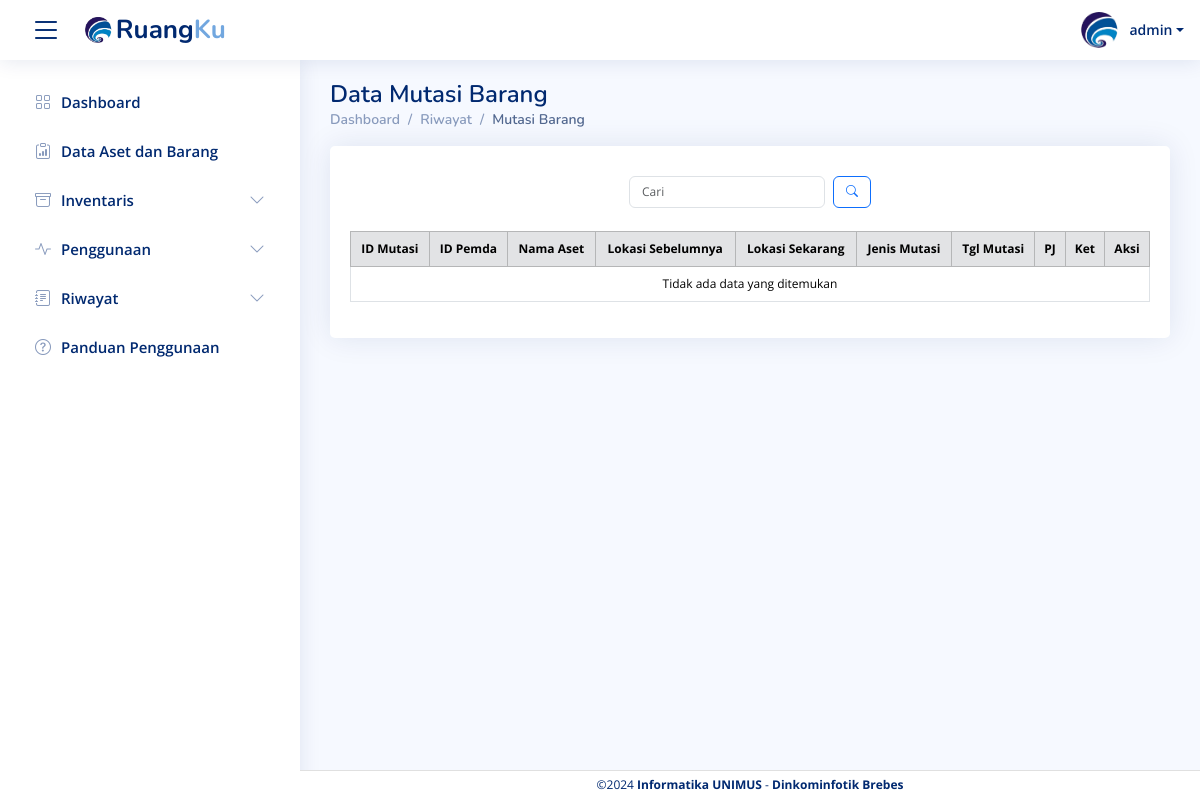
/Data_mutasi_barang.php (signed in), run on an earlier commit of the app's database.
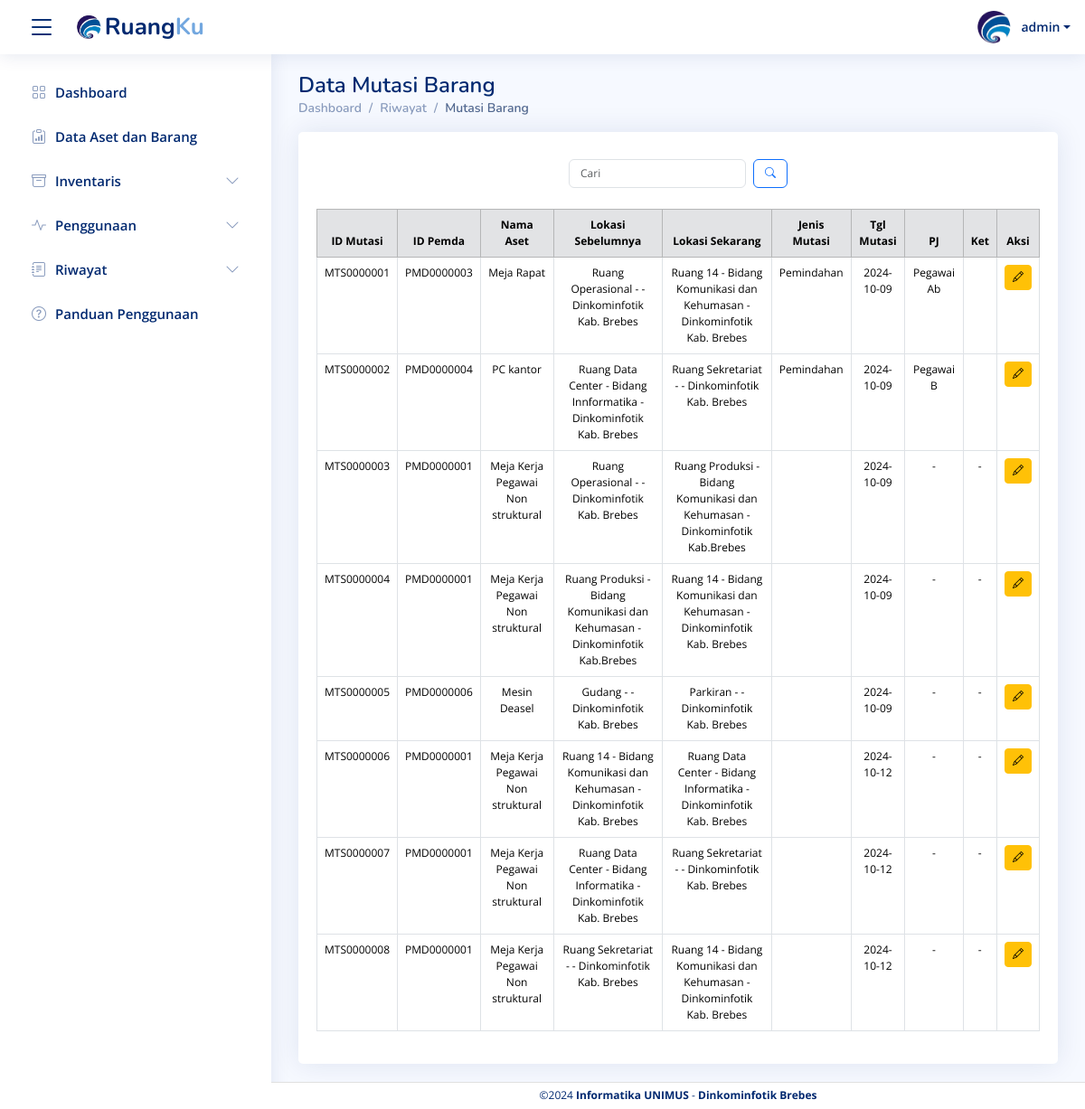
And on a later commit of the database.
### tables this page shows
CREATE TABLE `mutasi_barang` (
  `id_mutasi` varchar(50) NOT NULL,
  `id_barang_pemda` varchar(50) DEFAULT NULL,
  `ruang_asal` varchar(100) NOT NULL,
  `ruang_tujuan` varchar(100) NOT NULL,
  `tgl_mutasi` date DEFAULT NULL,
  `penanggungjawab` varchar(100) DEFAULT NULL,
  `kode_barang` varchar(50) DEFAULT NULL,
  `nama_barang` varchar(100) DEFAULT NULL,
  `jenis_mutasi` varchar(100) DEFAULT NULL,
  `keterangan` text
);

### Data_mutasi_barang.php (the view, shortened to what this page needs)
<?php
include("component/header.php");
include("koneksi/koneksi.php");
$limit = isset($_GET['limit']) ? max(1, (int)$_GET['limit']) : 10;
$page = isset($_GET['page']) ? max(1, (int)$_GET['page']) : 1;
$start = ($page - 1) * $limit;
$search_query = "";
$search_params = [];
$param_types = "";
$sql = "SELECT * FROM mutasi_barang $search_query LIMIT ?, ?";
$search_params[] = $start;
$search_params[] = $limit;
$param_types .= "ii";
$stmt = mysqli_prepare($conn, $sql);
if ($param_types) {
  mysqli_stmt_bind_param($stmt, $param_types, ...$search_params);
}
mysqli_stmt_execute($stmt);
$result = mysqli_stmt_get_result($stmt);
?>
<main id="main" class="main">
  <div class="pagetitle">
    <h1>Data Mutasi Barang</h1>
    <nav>
      <ol class="breadcrumb">
        <li class="breadcrumb-item"><a href="home.php">Dashboard</a></li>
        <li class="breadcrumb-item">Riwayat</li>
        <li class="breadcrumb-item active">Mutasi Barang</li>
      </ol>
    </nav>
  </div>
  <div class="card">
    <div class="card-body" style="padding-top: 30px;">
      <div class="d-flex justify-content-between align-items-center mb-2">
        <div class="flex-grow-1 d-flex justify-content-center">
          <div class="search-bar position-relative">
            <form class="search-form d-flex align-items-center" method="GET" action="">
              <input type="text" id="search-input" name="query" placeholder="Cari" class="form-control pe-5" value="<?= isset($_GET['query']) ? htmlspecialchars($_GET['query']) : ''; ?>" oninput="toggleClearButton()">
              <button type="submit" title="Cari" class="btn btn-outline-primary ms-2">
                <i class="bi bi-search"></i>
              </button>
            </form>
          </div>
        </div>
      </div>
      <div class="table-responsive" style="padding-top: 15px;">
        <table class="table table-bordered" style="font-size: 12px;">
          <thead class="table-secondary text-center">
            <tr>
              <th>ID Mutasi</th>
              <th>ID Pemda</th>
              <th>Nama Aset</th>
              <th>Lokasi Sebelumnya</th>
              <th>Lokasi Sekarang</th>
              <th>Jenis Mutasi</th>
              <th>Tgl Mutasi</th>
              <th>PJ</th>
              <th>Ket</th>
              <th>Aksi</th>
            </tr>
          </thead>
          <tbody>
            <?php if (mysqli_num_rows($result) > 0) : ?>
              <?php while ($row = mysqli_fetch_assoc($result)) : ?>
                <tr class="text-center">
                  <td><?= $row['id_mutasi'] ?></td>
                  <td><?= $row['id_barang_pemda'] ?></td>
                  <td><?= $row['nama_barang'] ?></td>
                  <td><?= $row['ruang_asal'] ?></td>
                  <td><?= $row['ruang_tujuan'] ?></td>
                  <td><?= $row['jenis_mutasi'] ?></td>
                  <td><?= $row['tgl_mutasi'] ?></td>
                  <td><?= $row['penanggungjawab'] ?></td>
                  <td><?= $row['keterangan'] ?></td>
                  <td><a href="frm_edit_mutasi.php?id_mutasi=<?= $row['id_mutasi'] ?>" class="btn btn-warning btn-sm"><i class="bi bi-pencil"></i></a></td>
                </tr>
              <?php endwhile; ?>
            <?php else : ?>
              <tr>
                <td colspan="10" class="text-center">Tidak ada data yang ditemukan</td>
              </tr>
            <?php endif; ?>
          </tbody>
        </table>
      </div>
    </div>
  </div>
</main>
<?php include("component/footer.php"); ?>

### component/header.php (shortened to what this page needs)
<?php
$nama_admin = $_SESSION['nama_admin'];
$foto_admin = $_SESSION['foto_admin'];
?>
<!DOCTYPE html>
<html lang="en">
<head>
  <link rel="stylesheet" href="https://cdn.jsdelivr.net/npm/notiflix/dist/notiflix-3.2.6.min.css" />
  <link href="https://cdn.jsdelivr.net/npm/bootstrap@5.3.0/dist/css/bootstrap.min.css" rel="stylesheet">
  <link href="vendor/bootstrap/css/bootstrap.min.css" rel="stylesheet">
  <link href="vendor/bootstrap-icons/bootstrap-icons.css" rel="stylesheet">
  <link href="vendor/boxicons/css/boxicons.min.css" rel="stylesheet">
  <link href="vendor/quill/quill.snow.css" rel="stylesheet">
  <link href="vendor/quill/quill.bubble.css" rel="stylesheet">
  <link href="vendor/remixicon/remixicon.css" rel="stylesheet">
  <link href="vendor/simple-datatables/style.css" rel="stylesheet">
  <link href="https://cdn.jsdelivr.net/npm/bootstrap@5.3.2/dist/css/bootstrap.min.css" rel="stylesheet">
  <link href="css/style.css" rel="stylesheet">
  <link href="css/kita.css" rel="stylesheet">
  <link rel="stylesheet" href="https://cdn.jsdelivr.net/npm/sweetalert2@11/dist/sweetalert2.min.css">
</head>
<body>
  <header id="header" class="header fixed-top d-flex align-items-center">
    <div class="d-flex align-items-center justify-content-between">
      <i class="bi bi-list toggle-sidebar-btn"></i>
      <a href="#" class="logo d-flex align-items-center" style="margin-left: 20px;">
        <img src="images/logo.png" alt="" style="width:auto; height:40px;">
        <span class="d-inline-block">Ruang<span style="color: #72a7df;">Ku</span></span>
      </a>
    </div>
    <nav class="header-nav ms-auto">
      <ul class="d-flex align-items-center">
        <li class="nav-item dropdown pe-3">
          <a class="nav-link nav-profile d-flex align-items-center pe-0" href="#" data-bs-toggle="dropdown">
            <?php if (empty($foto_admin)) : ?>
              <i class="bi bi-person-circle rounded-circle" style="font-size: 24px;"></i>
            <?php else : ?>
              <img src="images/<?php echo $foto_admin; ?>" alt="Profile" class="rounded-circle">
            <?php endif; ?>
            <span class="d-none d-md-block dropdown-toggle ps-2"><?php echo $nama_admin; ?></span>
          </a>
        </li>
      </ul>
    </nav>
  </header>
  <aside id="sidebar" class="sidebar">
    <ul class="sidebar-nav" id="sidebar-nav">
      <li class="nav-item">
        <a class="nav-link collapsed" href="home.php">
          <i class="bi bi-grid"></i>
          <span>Dashboard</span>
        </a>
      </li>
      <li class="nav-item">
        <a class="nav-link collapsed" href="Data_barang.php">
          <i class="bi bi-clipboard-data"></i>
          <span>Data Aset dan Barang</span>
        </a>
      </li>
      <li class="nav-item">
        <a class="nav-link collapsed" data-bs-target="#jadwal-nav" data-bs-toggle="collapse" href="#">
          <i class="bi bi-archive"></i><span>Inventaris</span><i class="bi bi-chevron-down ms-auto"></i>
        </a>
      </li>
      <li class="nav-item">
        <a class="nav-link collapsed" data-bs-target="#barang-nav" data-bs-toggle="collapse" href="#">
          <i class="bi bi-activity"></i><span>Penggunaan</span><i class="bi bi-chevron-down ms-auto"></i>
        </a>
      </li>
      <li class="nav-item">
        <a class="nav-link collapsed" data-bs-target="#report-nav" data-bs-toggle="collapse" href="#">
          <i class="bi bi-journal-text"></i><span>Riwayat</span><i class="bi bi-chevron-down ms-auto"></i>
        </a>
      </li>
      <li class="nav-item">
        <a class="nav-link collapsed" href="panduan_umum.php">
          <i class="bi bi-question-circle"></i>
          <span>Panduan Penggunaan</span>
        </a>
      </li>
    </ul>
  </aside>
</body>
</html>

### component/footer.php (shortened to what this page needs)
<!DOCTYPE html>
<html lang="en">
<head>
  <link href="https://cdn.jsdelivr.net/npm/bootstrap@5.3.0/dist/css/bootstrap.min.css" rel="stylesheet">
  <link href="vendor/bootstrap/css/bootstrap.min.css" rel="stylesheet">
  <link href="vendor/bootstrap-icons/bootstrap-icons.css" rel="stylesheet">
  <link href="vendor/boxicons/css/boxicons.min.css" rel="stylesheet">
  <link href="vendor/quill/quill.snow.css" rel="stylesheet">
  <link href="vendor/quill/quill.bubble.css" rel="stylesheet">
  <link href="vendor/remixicon/remixicon.css" rel="stylesheet">
  <link href="vendor/simple-datatables/style.css" rel="stylesheet">
  <link href="https://cdn.jsdelivr.net/npm/bootstrap@5.3.2/dist/css/bootstrap.min.css" rel="stylesheet">
  <link href="css/style.css" rel="stylesheet">
  <link href="css/kita.css" rel="stylesheet">
  <link href="https://cdn.jsdelivr.net/npm/sweetalert2@11/dist/sweetalert2.min.css" rel="stylesheet">
</head>
<body>
  <footer id="footer" class="footerkita fixed-bottom">
    <div class="copyright">
      &copy;2024 <strong><span>Informatika UNIMUS</span></strong><span> - </span><strong><span>Dinkominfotik Brebes</span></strong>
    </div>
  </footer>
</body>
</html>

### css/style.css (style rules this page uses)
:root { scroll-behavior: smooth; }
body { font-family: "Open Sans", sans-serif; background: #f6f9ff; color: #444444; }
a { color: #4154f1; text-decoration: none; }
h1, h2, h3, h4, h5, h6 { font-family: "Nunito", sans-serif; }
#main { margin-top: 60px; padding: 20px 30px; transition: all 0.3s; }
.pagetitle { margin-bottom: 10px; }
.pagetitle h1 { font-size: 24px; margin-bottom: 0; font-weight: 600; color: #012970; }
.card { margin-bottom: 30px; border: none; border-radius: 5px; box-shadow: 0px 0 30px rgba(1, 41, 112, 0.1); }
.card-body { padding: 0 20px 20px 20px; }
.breadcrumb { font-size: 14px; font-family: "Nunito", sans-serif; color: #899bbd; font-weight: 600; }
.breadcrumb a { color: #899bbd; transition: 0.3s; }
.breadcrumb .breadcrumb-item::before { color: #899bbd; }
.breadcrumb .active { color: #51678f; font-weight: 600; }
.logo { line-height: 1; }
@media (min-width: 1200px) { .logo { width: 280px; } }
.logo img { max-height: 26px; margin-right: 2px; }
.logo span { font-size: 26px; font-weight: 700; color: #012970; font-family: "Nunito", sans-serif; }
.header { transition: all 0.5s; z-index: 997; height: 60px; box-shadow: 0px 2px 20px rgba(1, 41, 112, 0.1); background-color: #fff; padding-left: 20px; }
.header .toggle-sidebar-btn { font-size: 32px; padding-left: 10px; cursor: pointer; color: #012970; }
.header-nav ul { list-style: none; }
.header-nav>ul { margin: 0; padding: 0; }
.header-nav .nav-profile { color: #012970; }
.header-nav .nav-profile img { max-height: 36px; }
.header-nav .nav-profile span { font-size: 14px; font-weight: 600; }
.sidebar { position: fixed; top: 60px; left: 0; bottom: 0; width: 300px; z-index: 996; transition: all 0.3s; padding: 20px; overflow-y: auto; scrollbar-width: thin; scrollbar-color: #aab7cf transparent; box-shadow: 0px 0px 20px rgba(1, 41, 112, 0.1); background-color: #fff; }
@media (min-width: 1200px) { #main, #footer { margin-left: 300px; } }
.sidebar-nav { padding: 0; margin: 0; list-style: none; }
.sidebar-nav li { padding: 0; margin: 0; list-style: none; }
.sidebar-nav .nav-item { margin-bottom: 5px; }
.sidebar-nav .nav-link { display: flex; align-items: center; font-size: 15px; font-weight: 600; color: #4154f1; transition: 0.3; background: #f6f9ff; padding: 10px 15px; border-radius: 4px; }
.sidebar-nav .nav-link i { font-size: 16px; margin-right: 10px; color: #4154f1; }
.sidebar-nav .nav-link.collapsed { color: #012970; background: #fff; }
.sidebar-nav .nav-link.collapsed i { color: #899bbd; }
.sidebar-nav .nav-link .bi-chevron-down { margin-right: 0; transition: transform 0.2s ease-in-out; }

### css/kita.css (style rules this page uses)
.card { margin-bottom: 30px; border: none; border-radius: 5px; box-shadow: 0px 0 30px rgba(1, 41, 112, 0.1); }
.footerkita { height:30px; padding: 5px 0; font-size: 12px; transition: all 0.3s; border-top: 1px solid #e0e0e0; background-color:white; }
.footerkita .copyright { text-align: center; color: #012970; }

### component/header.php (style rules this page uses)
.card-body * { font-size: 12px !important; }

What changed in the data, as far as the page shows it:
added mutasi_barang: id_mutasi "MTS0000001", id_barang_pemda "PMD0000003", nama_barang "Meja Rapat", ruang_asal "Ruang Operasional - - Dinkominfotik Kab. Brebes", ruang_tujuan "Ruang 14 - Bidang Komunikasi dan Kehumasan - Dinkominfotik Kab. Brebes", jenis_mutasi "Pemindahan", tgl_mutasi "2024-10-09", penanggungjawab "Pegawai Ab"
added mutasi_barang: id_mutasi "MTS0000002", id_barang_pemda "PMD0000004", nama_barang "PC kantor", ruang_asal "Ruang Data Center - Bidang Innformatika - Dinkominfotik Kab. Brebes", ruang_tujuan "Ruang Sekretariat - - Dinkominfotik Kab. Brebes", jenis_mutasi "Pemindahan", tgl_mutasi "2024-10-09", penanggungjawab "Pegawai B"
added mutasi_barang: id_mutasi "MTS0000003", id_barang_pemda "PMD0000001", nama_barang "Meja Kerja Pegawai Non struktural", ruang_asal "Ruang Operasional - - Dinkominfotik Kab. Brebes", ruang_tujuan "Ruang Produksi - Bidang Komunikasi dan Kehumasan - Dinkominfotik Kab.Brebes", tgl_mutasi "2024-10-09", penanggungjawab "-", keterangan "-"
added mutasi_barang: id_mutasi "MTS0000004", id_barang_pemda "PMD0000001", nama_barang "Meja Kerja Pegawai Non struktural", ruang_asal "Ruang Produksi - Bidang Komunikasi dan Kehumasan - Dinkominfotik Kab.Brebes", ruang_tujuan "Ruang 14 - Bidang Komunikasi dan Kehumasan - Dinkominfotik Kab. Brebes", tgl_mutasi "2024-10-09", penanggungjawab "-", keterangan "-"
added mutasi_barang: id_mutasi "MTS0000005", id_barang_pemda "PMD0000006", nama_barang "Mesin Deasel", ruang_asal "Gudang - - Dinkominfotik Kab. Brebes", ruang_tujuan "Parkiran - - Dinkominfotik Kab. Brebes", tgl_mutasi "2024-10-09", penanggungjawab "-", keterangan "-"
added mutasi_barang: id_mutasi "MTS0000006", id_barang_pemda "PMD0000001", nama_barang "Meja Kerja Pegawai Non struktural", ruang_asal "Ruang 14 - Bidang Komunikasi dan Kehumasan - Dinkominfotik Kab. Brebes", ruang_tujuan "Ruang Data Center - Bidang Informatika - Dinkominfotik Kab. Brebes", tgl_mutasi "2024-10-12", penanggungjawab "-", keterangan "-"
added mutasi_barang: id_mutasi "MTS0000007", id_barang_pemda "PMD0000001", nama_barang "Meja Kerja Pegawai Non struktural", ruang_asal "Ruang Data Center - Bidang Informatika - Dinkominfotik Kab. Brebes", ruang_tujuan "Ruang Sekretariat - - Dinkominfotik Kab. Brebes", tgl_mutasi "2024-10-12", penanggungjawab "-", keterangan "-"
added mutasi_barang: id_mutasi "MTS0000008", id_barang_pemda "PMD0000001", nama_barang "Meja Kerja Pegawai Non struktural", ruang_asal "Ruang Sekretariat - - Dinkominfotik Kab. Brebes", ruang_tujuan "Ruang 14 - Bidang Komunikasi dan Kehumasan - Dinkominfotik Kab. Brebes", tgl_mutasi "2024-10-12", penanggungjawab "-", keterangan "-"
Also different on the page:
text no longer shown: "Tidak ada data yang ditemukan"
